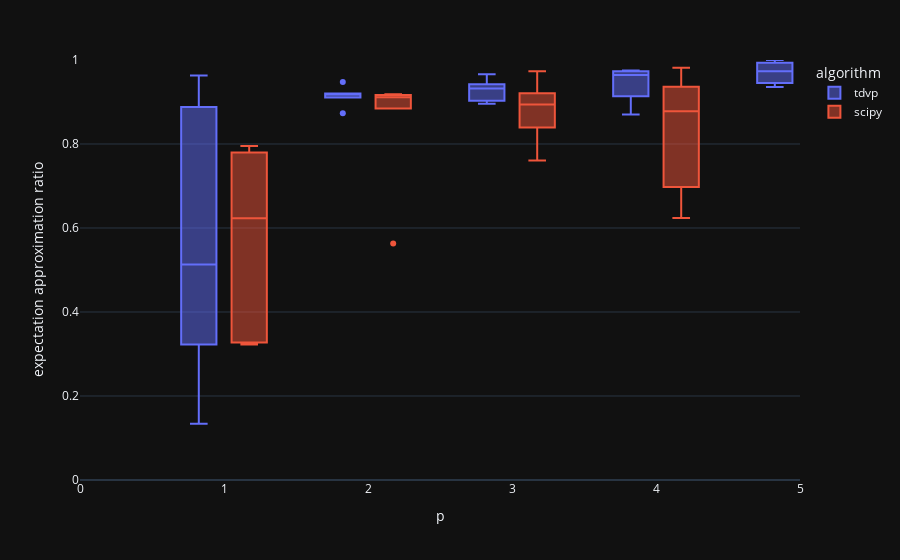

Write notebook code for a chart like this one.
### Code cell
meas = 'expectation approximation ratio'
df = stats[meas].reset_index()
df = df[df['algorithm']!='gradient_descent']

#flattend_data
data_red = pd.concat([
    data['tdvp'].apply(lambda x: x),
    data['scipy'].apply(lambda x:x),
    data['gradient_descent'].apply(lambda x:x)
]).reset_index(drop=True)

scatter = px.scatter(
    data_frame=df,
    x='p',
    y='mean',
    error_y='std',
    color='algorithm',
)

box = px.box(
    data_frame=data_red,
    x='p',
    y=meas,
    color='algorithm'
)
# box.update_traces(quartilemethod="exclusive") # or "inclusive", or "linear" by default

fig = box

fig.update_layout(
    yaxis=dict(
        range = [0,1],

    ),
    xaxis = dict(
        tickmode = 'linear',
        tick0 = 0,
        dtick = 1,
        range=[0,5],
    )
)

fig.show()

### Figure 1 — Plotly figure (JSON) as saved in the notebook; plotly's stock layout.template omitted (floating-point values rounded to 4 significant figures)
{"data": [{"alignmentgroup": "True", "hovertemplate": "algorithm=tdvp<br>p=%{x}<br>expectation approximation ratio=%{y}<extra></extra>", "legendgroup": "tdvp", "marker": {"color": "#636efa"}, "name": "tdvp", "notched": false, "offsetgroup": "tdvp", "orientation": "v", "showlegend": true, "x": [1.0, 1.0, 1.0, 1.0, 1.0, 1.0, 2.0, 2.0, 2.0, 2.0, 2.0, 2.0, 3.0, 3.0, 3.0, 3.0, 3.0, 3.0, 4.0, 4.0, 4.0, 4.0, 4.0, 4.0, 5.0, 5.0, 5.0, 5.0, 5.0, 5.0], "x0": " ", "xaxis": "x", "y": [0.5219, 0.888, 0.3228, 0.9632, 0.1338, 0.5044, 0.8731, 0.916, 0.9108, 0.92, 0.9474, 0.9199, 0.9053, 0.8959, 0.9346, 0.9662, 0.9321, null, 0.9747, 0.9717, 0.9573, null, 0.87, null, null, 1.0, 0.9733, null, 0.9358, null], "y0": " ", "yaxis": "y", "type": "box"}, {"alignmentgroup": "True", "hovertemplate": "algorithm=scipy<br>p=%{x}<br>expectation approximation ratio=%{y}<extra></extra>", "legendgroup": "scipy", "marker": {"color": "#EF553B"}, "name": "scipy", "notched": false, "offsetgroup": "scipy", "orientation": "v", "showlegend": true, "x": [1.0, 1.0, 1.0, 1.0, 1.0, 1.0, 2.0, 2.0, 2.0, 2.0, 2.0, 2.0, 3.0, 3.0, 3.0, 3.0, 3.0, 3.0, 4.0, 4.0, 4.0, 4.0, 4.0, 4.0, 5.0, 5.0, 5.0, 5.0, 5.0, 5.0], "x0": " ", "xaxis": "x", "y": [0.78, 0.3276, 0.3228, 0.7021, 0.5448, 0.7954, 0.8844, 0.9153, 0.9185, 0.9168, 0.5629, 0.9068, 0.8753, 0.9208, 0.8395, 0.973, 0.7605, 0.913, 0.9814, 0.936, 0.6238, 0.9171, 0.6976, 0.8389, 0.9756, 0.9911, 0.877, 0.9907, 0.8215, 0.9958], "y0": " ", "yaxis": "y", "type": "box"}], "layout": {"xaxis": {"anchor": "y", "domain": [0.0, 1.0], "title": {"text": "p"}, "tickmode": "linear", "tick0": 0, "dtick": 1, "range": [0, 5]}, "yaxis": {"anchor": "x", "domain": [0.0, 1.0], "title": {"text": "expectation approximation ratio"}, "range": [0, 1]}, "legend": {"title": {"text": "algorithm"}, "tracegroupgap": 0}, "margin": {"t": 60}, "boxmode": "group"}}
